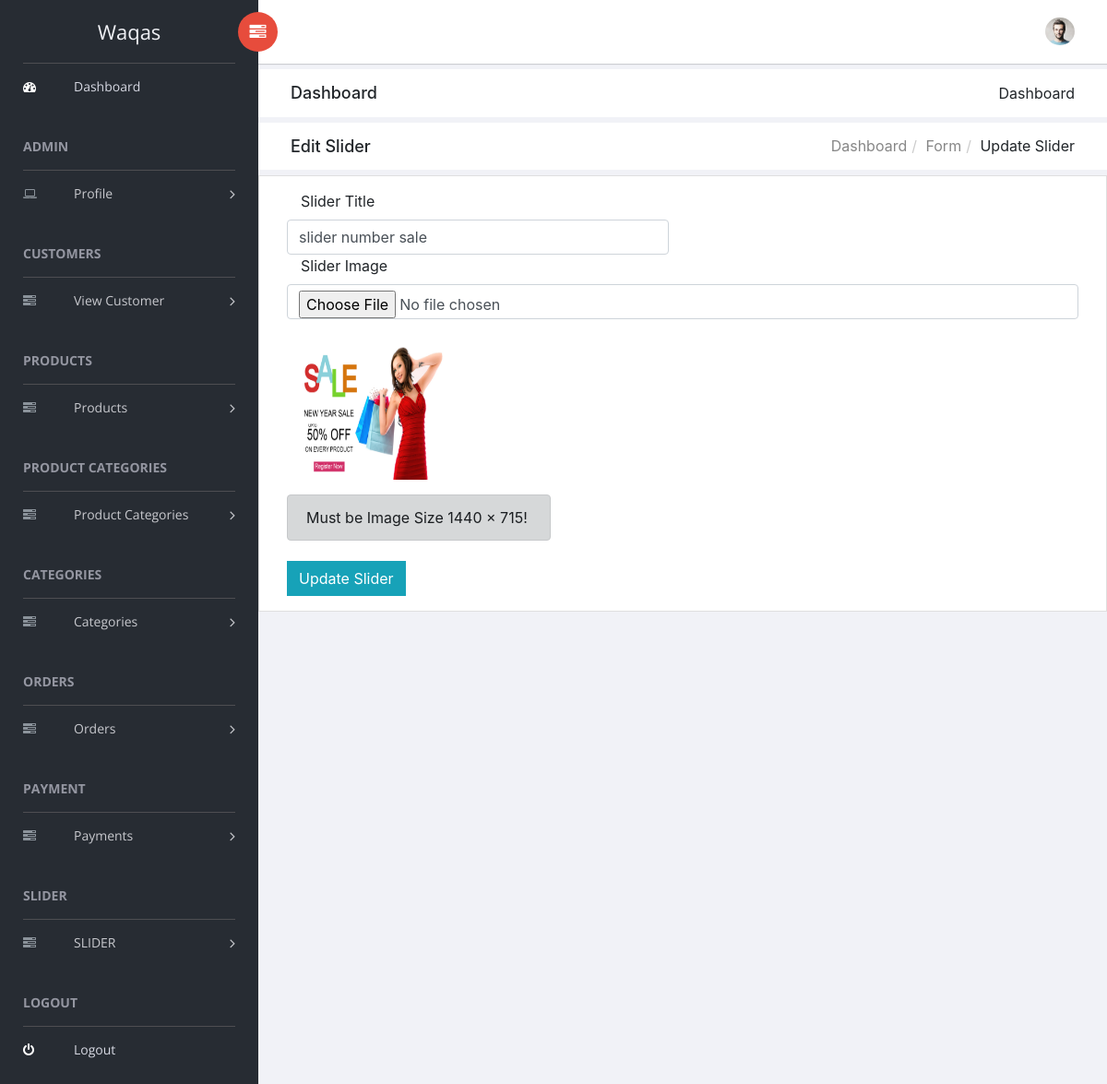
/admin_area/index.php?edit_slider=1 (signed in), run on the app's committed database.
### tables this page shows
CREATE TABLE `slider` (
  `id` int(10) NOT NULL,
  `slider_name` varchar(255) NOT NULL,
  `slider_image` text NOT NULL
);

### admin_area/edit-slider.php (the view, shortened to what this page needs)
<?php
include('includes/db.php');
if(isset($_SESSION['admin_email']))
{
?><?php
if(isset($_GET['edit_slider'])){
    $edit_slider_id=$_GET['edit_slider'];
    $get_edit_slider="SELECT * FROM  slider WHERE id='$edit_slider_id'";
    $edit=mysqli_query($con,$get_edit_slider);
    $row_edit=mysqli_fetch_array($edit);
    $slider_name=$row_edit['slider_name'];
    $slider_image=$row_edit['slider_image'];
}?>
<div class="breadcrumbs">
            <div class="col-sm-4">
                <div class="page-header float-left">
                    <div class="page-title">
                        <h1>Edit Slider</h1>
                    </div>
                </div>
            </div>
            <div class="col-sm-8">
                <div class="page-header float-right">
                    <div class="page-title">
                        <ol class="breadcrumb text-right">
                            <li><a href="#">Dashboard</a></li>
                            <li><a href="#">Form</a></li>
                            <li class="active">Update  Slider</li>
                        </ol>
                    </div>
                </div>
            </div>
        </div>
<div class="card">
    <div class="card-body card-block">
    <form class="form-horizontal" method="post" action="" enctype="multipart/form-data" >
                     <div class="col col-md-6">
                         <label class="col-md-8 control-label">Slider Title </label>
                         <input type="text" value="<?php echo $slider_name?>" name="slider_name" class="form-control">
                     </div>
                     <div class="col col-md-12">
                         <label class="col-md-11 control-label">Slider Image</label>
                         <input type="file" name="slider_image" class="form-control"><br>
                         <img src="slider_images/<?php echo $slider_image ?>" height="150px" width="200">
                     </div>
                     <div class="content mt-3">
             <div class="row">
<div class="col-md-12">
                       <div class=" col-md-4 alert alert-dark" role="alert">
                                       Must be Image Size 1440 × 715!
                                    </div><br><br><br>
   <button name="update" class="btn btn-info" role="button" value="Add slider">Update Slider</button>
   </div>
   </div>
</form>
</div>
</div>
<div class="row">
  <div class="col-lg-3">
  </div>
</body>
<?php
include('footer.php');}
else{ header("location:login.php");}
?>

### admin_area/header.php (shortened to what this page needs)
<?php
if(isset($_SESSION['admin_email']))
{
?>
<!doctype html>
<html class="no-js" lang="en">
<head>
    <link rel="stylesheet" href="vendors/bootstrap/dist/css/bootstrap.min.css">
    <link rel="stylesheet" href="vendors/font-awesome/css/font-awesome.min.css">
    <link rel="stylesheet" href="vendors/themify-icons/css/themify-icons.css">
    <link rel="stylesheet" href="vendors/flag-icon-css/css/flag-icon.min.css">
    <link rel="stylesheet" href="vendors/selectFX/css/cs-skin-elastic.css">
    <link rel="stylesheet" href="vendors/jqvmap/dist/jqvmap.min.css">
    <link rel="stylesheet" href="vendors/datatables.net-bs4/css/dataTables.bootstrap4.min.css">
    <link rel="stylesheet" href="vendors/datatables.net-buttons-bs4/css/buttons.bootstrap4.min.css">
    <link rel="stylesheet" href="assets/css/style.css">
</head>
<body>
    <aside id="left-panel" class="left-panel">
        <nav class="navbar navbar-expand-sm navbar-default">
            <div class="navbar-header">
                <a class="navbar-brand" href=""> <?php echo $admin_name ?></a>
            </div>
            <div id="main-menu" class="main-menu collapse navbar-collapse">
                <ul class="nav navbar-nav">
                    <li class="active">
                        <a href="index.php?dashboard"> <i class="menu-icon fa fa-dashboard"></i>Dashboard </a>
                    </li>
                    <h3 class="menu-title">ADMIN</h3>
                    <li class="menu-item-has-children dropdown">
                        <a href="#" class="dropdown-toggle" data-toggle="dropdown" aria-haspopup="true" aria-expanded="false"> <i class="menu-icon fa fa-laptop"></i>Profile</a>
                    </li>
 <h3 class="menu-title">Customers</h3>
<li class="menu-item-has-children dropdown">
<a href="#" class="dropdown-toggle" data-toggle="dropdown" aria-haspopup="true" aria-expanded="false"> <i class="menu-icon fa fa-tasks"></i>View Customer</a>
</li>
                    <h3 class="menu-title">Products</h3>
        <li class="menu-item-has-children dropdown">
    <a href="#" class="dropdown-toggle" data-toggle="dropdown" aria-haspopup="true" aria-expanded="false"> <i class="menu-icon fa fa-tasks"></i>Products</a>
      </li>
      <h3 class="menu-title">PRODUCT CATEGORIES</h3>
<li class="menu-item-has-children dropdown">
<a href="#" class="dropdown-toggle" data-toggle="dropdown" aria-haspopup="true" aria-expanded="false"> <i class="menu-icon fa fa-tasks"></i>Product Categories</a>
</li>
<h3 class="menu-title"> CATEGORIES</h3>
<li class="menu-item-has-children dropdown">
<a href="#" class="dropdown-toggle" data-toggle="dropdown" aria-haspopup="true" aria-expanded="false"> <i class="menu-icon fa fa-tasks"></i> Categories</a>
</li>
<h3 class="menu-title">ORDERS</h3>
<li class="menu-item-has-children dropdown">
<a href="#" class="dropdown-toggle" data-toggle="dropdown" aria-haspopup="true" aria-expanded="false"> <i class="menu-icon fa fa-tasks"></i>Orders</a>
</li>
<h3 class="menu-title">PAYMENT</h3>
<li class="menu-item-has-children dropdown">
<a href="#" class="dropdown-toggle" data-toggle="dropdown" aria-haspopup="true" aria-expanded="false"> <i class="menu-icon fa fa-tasks"></i>Payments</a>
</li>
<h3 class="menu-title">SLIDER</h3>
<li class="menu-item-has-children dropdown">
<a href="#" class="dropdown-toggle" data-toggle="dropdown" aria-haspopup="true" aria-expanded="false"> <i class="menu-icon fa fa-tasks"></i>SLIDER</a>
</li>
<h3 class="menu-title">LOGOUT</h3>
                    <li class="active">
                        <a href="logout.php"> <i class="menu-icon fa fa-power-off"></i>Logout	 </a>
                    </li>
            </div>
        </nav>
    </aside>
    <div id="right-panel" class="right-panel">
<header id="header" class="header">
            <div class="header-menu">
                <div class="col-sm-7">
                    <a id="menuToggle" class="menutoggle pull-left"><i class="fa fa fa-tasks"></i></a>
                </div>
                <div class="col-sm-5">
                    <div class="user-area dropdown float-right">
                        <a href="#" class="dropdown-toggle" data-toggle="dropdown" aria-haspopup="true" aria-expanded="false">
                            <img class="user-avatar rounded-circle" src="images/admin.jpg" alt="User Avatar">
                        </a>
                    </div>
                </div>
            </div>
        </header>
        <?php
include('footer.php');}
else{ header("location:login.php");}
?>

### data on the page
slider: slider_name "slider number sale", slider_image (picture)

### other printed values
$admin_name "Waqas"
